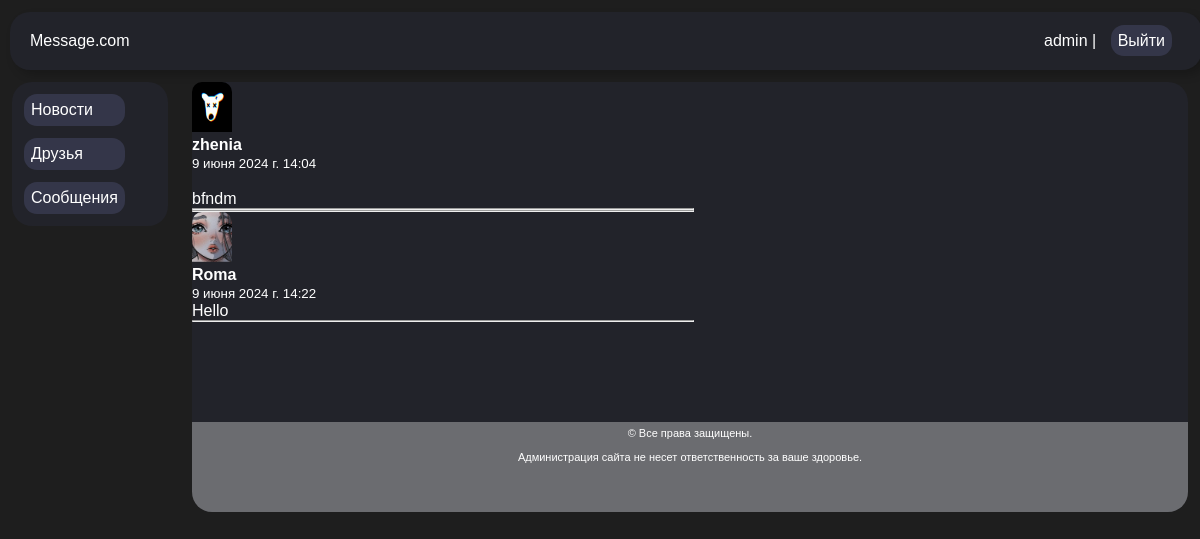
Page /dialogs/ (signed in) on the earlier database version.
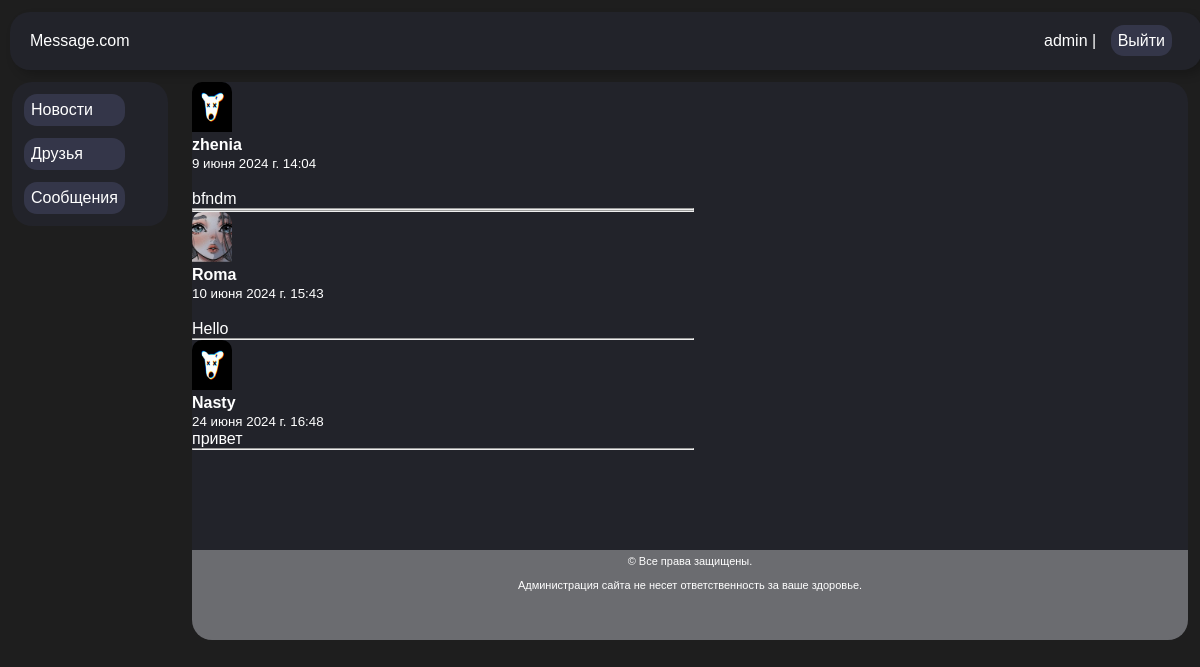
Same page on the later database version.
### ChatApp/models.py (models this page shows, shortened)
class Chat(models.Model):
    DIALOG = 'D'
    CHAT = 'C'
    CHAT_TYPE_CHOICES = (
        (DIALOG, _('Dialog')),
        (CHAT, _('Chat'))
    )
    type = models.CharField(
        _('Тип'),
        max_length=1,
        choices=CHAT_TYPE_CHOICES,
        default=DIALOG
    )
    members = models.ManyToManyField(get_user_model(), verbose_name=_("Участник"))
    def get_absolute_url(self):
        return reverse('chat_app:messages', kwargs={'chat_id': self.pk})

class Message(models.Model):
    chat = models.ForeignKey(Chat, on_delete=models.PROTECT, verbose_name=_("Чат"))
    author = models.ForeignKey(get_user_model(), on_delete=models.PROTECT, verbose_name=_("Пользователь"))
    message = models.TextField(_("Сообщение"))
    pub_date = models.DateTimeField(_('Дата сообщения'), default=timezone.now)
    is_readed = models.BooleanField(_('Прочитано'), default=False)
    class Meta:
        ordering=['pub_date']

### ProfileApp/models.py (models this page shows, shortened)
class ProfileUser(AbstractUser):
    photo = models.ImageField(upload_to='photo_user/%Y/%m/%d/', blank=True, null=True, verbose_name='Фото пользователя')
    slug = AutoSlugField(max_length=100, unique=True, populate_from=('username',), verbose_name="URL")
    status = models.BooleanField(default=True, verbose_name='Статус') # Online/Ofline
    birthday = models.DateTimeField(blank=True, null=True, verbose_name='День рождения')
    friends = models.ManyToManyField('ProfileUser', blank=True, related_name='friends+', verbose_name='Друзья')
    groups = models.ManyToManyField(
        'auth.Group',
        related_name='%(app_label)s_%(class)s_groups+',
        blank=True,
        verbose_name='Группы',
        help_text='Группы, к которым принадлежит этот пользователь.',
    )
    user_permissions = models.ManyToManyField(
        'auth.Permission',
        related_name='%(app_label)s_%(class)s_user_permissions+',
        blank=True,
        verbose_name='Права',
        help_text='Специальные права для данного пользователя.',
    )
    class Meta:
        verbose_name = 'Профиль'
        verbose_name_plural = 'Профиль'
        ordering = ['id',]

### ChatApp/views.py (the view)
# urls.py: path('dialogs/', DialogsView.as_view(), name='dialogs'),
class DialogsView(DataMixin, View):
    template_name = 'ChatApp/dialog.html'
    def get(self, request):
        context = self.get_user_context(title='Профиль')
        context['user_profile'] = request.user
        context['chats'] = Chat.objects.filter(members__in=[self.request.user.id])
        return render(request, self.template_name, context)

### ChatApp/templatetags/chattags.py (called while the page is built)
@register.simple_tag
def get_companion(user, chat):
    for u in chat.members.all():
        if u != user:
            return u
    return None

### ProfileApp/utils.py (called while the page is built)
    def get_user_context(self, **kwargs):
        context = kwargs
        context['menu'] = menu
        if 'cat_selected' not in context:
            context['cat_selected'] = 0
        return context

### ChatApp/templates/ChatApp/dialog.html (shortened to what this page needs)
{% extends 'base.html' %}
{% load static %}
{% load chattags %}
{% block content %}
<div class="panel">
    {% load tz %}
    {% for chat in chats %}
        {% if chat.message_set.count != 0 %}
            {% with last_message=chat.message_set.last %}
                {% get_companion user chat as companion %}
                <a class="list-group-item {% if companion == last_message.author and not last_message.is_readed %}unreaded{% endif %}" href="{{ chat.get_absolute_url }}">
                    {% if companion.photo %}
                        <img class="avatar-messages" src="{{ companion.photo.url }}" style="width: 40px; height: 50px; border-radius: 10px 10px 0 0;"></li>
                    {% else %}
                        <img class="avatar-messages" src="{% static 'no_avatar.jpg' %}" style="width: 40px; height: 50px; border-radius: 10px 10px 0 0;"></li>
                    {% endif %}
                    <div class="reply-body">
                        <ul class="list-inline">
                            <li class="drop-left-padding">
                                <strong class="list-group-item-heading">{{ companion.username }}</strong>
                            </li>
                            <li class="pull-right text-muted"><small>{{ last_message.pub_date|utc }}</small></li>
                        </ul>
                        {% if companion != last_message.author %}
                            <div>
                                <div class="attached-reply-body {% if not last_message.is_readed %}unreaded{% endif %}">{{ last_message.message|truncatechars_html:"200"|safe|striptags }}</div>
                            </div>
                        {% else %}
                            <div>{{ last_message.message|truncatechars_html:"200"|safe|striptags }}</div>
                        {% endif %}
                    </div>
                </a>
            {% endwith %}
        {% endif %}
        <hr>
    {% endfor %}
</div>
{% endblock %}

### AppStatic/templates/base.html (shortened to what this page needs)
{% load static %}
<!DOCTYPE html>
<html lang="en">
<head>
    <link type="text/css" href="{% static 'styles.css' %}" rel="stylesheet">
</head>
<body>
<header>
  <ul>
    <li>Message.com</li>
  </ul>
  <span class="head_right">
    {% if request.user.is_authenticated %}
      <p><a href="{% url 'profile_user:profile' prof_slug=user.slug %}">{{ user.username }}</a> | <a href="{% url 'logout' %}" id="header" class="little_button">Выйти</a></p>
    {% else %}
      <p><a href="{% url 'register' %}" class="little_button">Зарегистророваться</a><a href="{% url 'login' %}" class="little_button">Войти</a></p>
    {% endif %}
  </span>
</header>
<div class="sidebar">
  <span>
    {% for m in menu %}
      <a href="{% url m.url_name %}" id="header" class="sidebar_button">{{m.title}}</a>
    {% endfor %}
    </span>
</div>
<div class="container">
{% block content %}
{% endblock content %}
  <div class="footer" id="footer">
    <p>&copy; Все права защищены.</p>
    <p>&nbsp;</p>
    <p>Администрация сайта не несет ответственность за ваше здоровье.</p>
  </div>
</div>
</body>
</html>

Differences in the rows shown:
computed for Chat "Hello": message_set.last.pub_date|utc "9 июня 2024 г. 14:22" → "10 июня 2024 г. 15:43"
added Chat: message_set.last.pub_date|utc "24 июня 2024 г. 16:48", message_set.last.message "привет"
added ProfileUser: username "Nasty"
